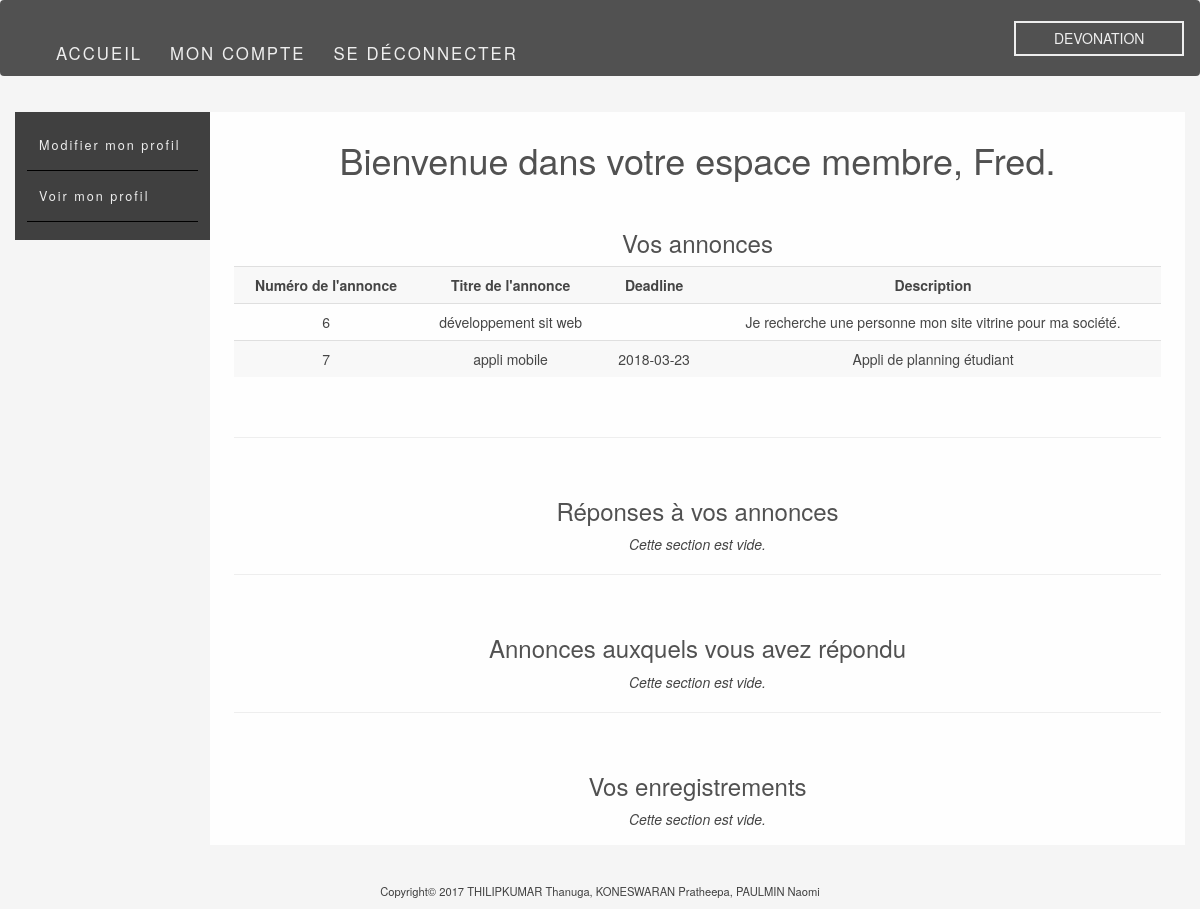
/page_membre.php (signed in), run on an earlier commit of the app's database.
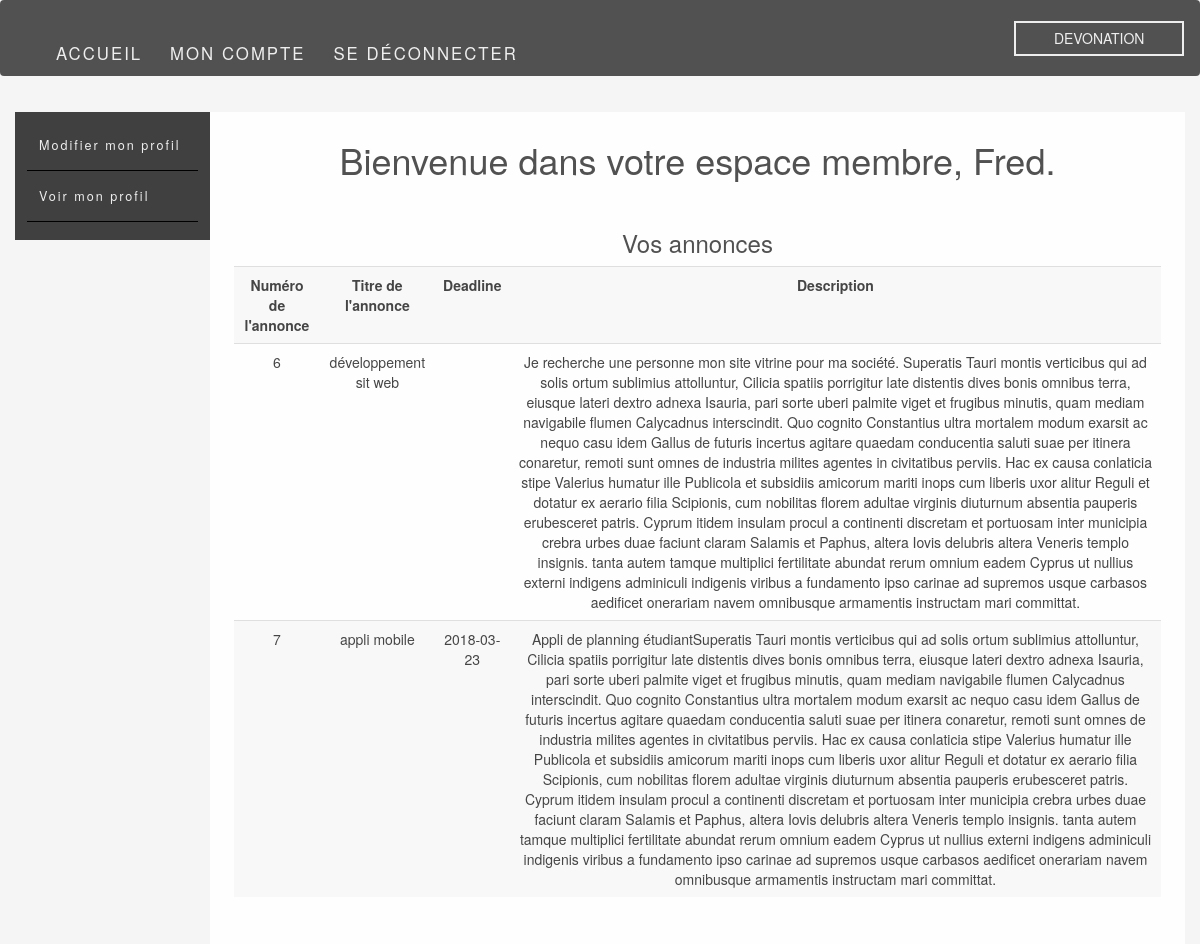
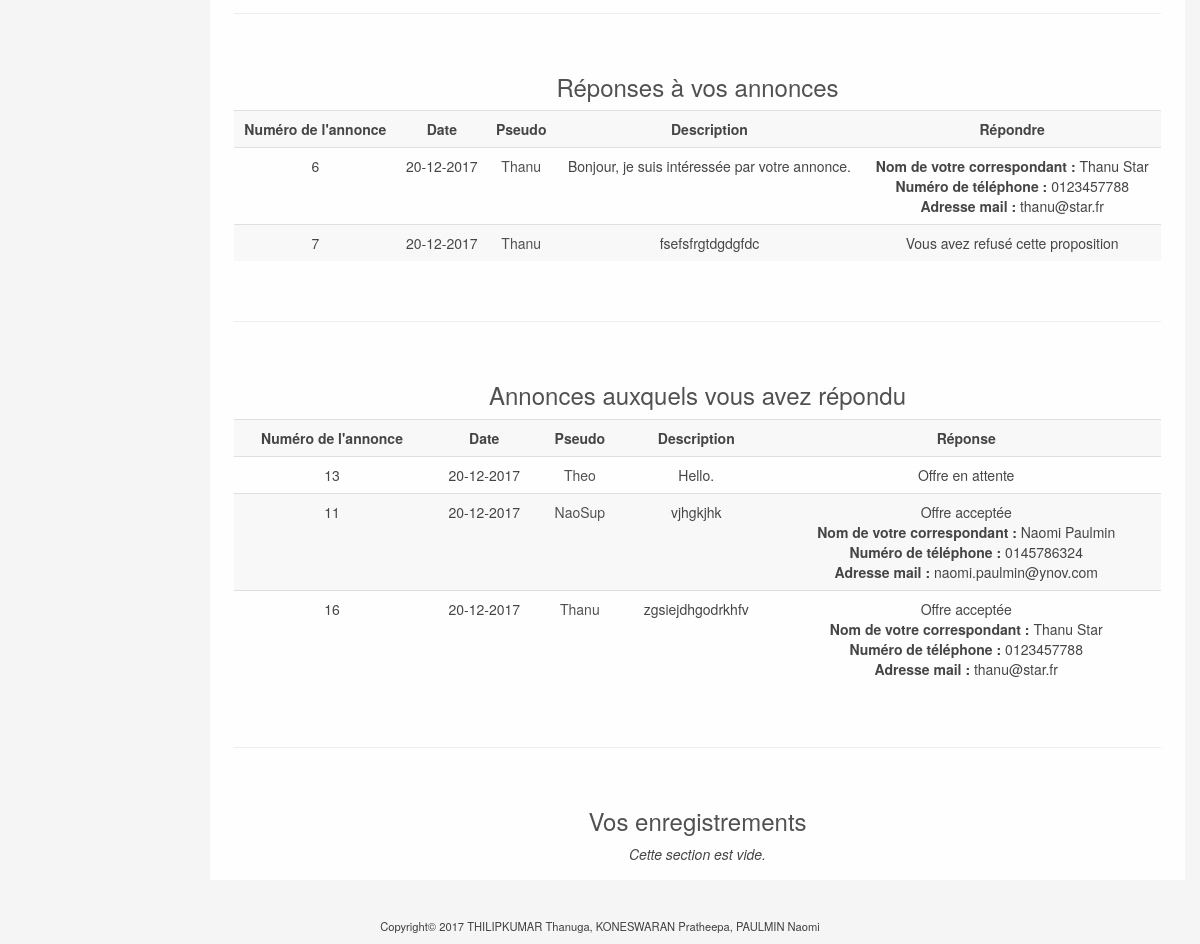
And on a later commit of the database (2 pictures, top to bottom).
### tables this page shows
CREATE TABLE IF NOT EXISTS `user` (
  `id_user` int(11) NOT NULL AUTO_INCREMENT,
  `username` varchar(25) NOT NULL,
  `last_name` varchar(30) NOT NULL,
  `first_name` varchar(30) NOT NULL,
  `mail` varchar(50) NOT NULL,
  `password` varchar(255) NOT NULL,
  `phone` varchar(15) DEFAULT NULL,
  `profile_photo` varchar(255) DEFAULT NULL,
  `description` varchar(500) DEFAULT NULL,
  `github` varchar(255) DEFAULT NULL,
  `linkedin` varchar(255) DEFAULT NULL,
  `perso` varchar(255) DEFAULT NULL,
  PRIMARY KEY (`id_user`),
  UNIQUE KEY `username` (`username`,`mail`)
);

CREATE TABLE IF NOT EXISTS `ad` (
  `id_ad` int(11) NOT NULL AUTO_INCREMENT,
  `title` varchar(50) NOT NULL,
  `ad_date` datetime NOT NULL,
  `deadline` date DEFAULT NULL,
  `description` text,
  `id_user` int(11) NOT NULL,
  PRIMARY KEY (`id_ad`),
  KEY `FK_ad_id_user` (`id_user`)
);

CREATE TABLE IF NOT EXISTS `response` (
  `id_response` int(11) NOT NULL AUTO_INCREMENT,
  `date_response` date NOT NULL,
  `response` text NOT NULL,
  `id_client` int(11) NOT NULL,
  `id_dev` int(11) NOT NULL,
  `id_ad` int(11) NOT NULL,
  `accepted` varchar(5) DEFAULT NULL,
  `comments` text,
  PRIMARY KEY (`id_response`)
);

### page_membre.php (the view, shortened to what this page needs)
<!doctype html>
<html lang="fr">
<head>
    <link rel="stylesheet" href="https://maxcdn.bootstrapcdn.com/bootstrap/3.3.7/css/bootstrap.min.css"
>
    <link rel="stylesheet" href="./CSS/header.css">
</head>
<body>
<?php require('includes/header.php');
$id = $_SESSION['id'];
$req = $db->query("SELECT * FROM user WHERE id_user = $id");
$user = $req->fetch();
?>
<div class="container">
    <div class="row">
        <div class="menu_membre col-xs-2 col-sm-2 col-md-2 col-lg-2">
            <ul>
                <li><a href="modification.php">Modifier mon profil</a></li>
                <li><a href="./profil/profil_infos_utilisateur.php?id_user=<?php echo $id; ?>">Voir mon profil</a></li>
            </ul>
        </div>
        <div class="ads content_membre col-xs-10 col-sm-10 col-md-10 col-lg-10">
            <h1>Bienvenue dans votre espace membre,
                <?php
                echo $user['first_name'] . ".";
                ?>
            </h1>
            <br>
            <h3>Vos annonces</h3>
            <?php
            $req = $db->query("SELECT * FROM ad WHERE id_user = $id");
            $ads = $req->fetchAll();
            if (!empty($ads)) {
                ?>
                <table class="table table-striped table-hover">
                    <tr>
                        <td><b>Numéro de l'annonce</b></td>
                        <td><b>Titre de l'annonce</b></td>
                        <td><b>Deadline</b></td>
                        <td><b>Description</b></td>
                    </tr>
                    <?php
                    foreach ($ads as $ad) {
                        ?>
                        <tr>
                            <td>
                                <?php echo $ad['id_ad']; ?>
                            </td>
                            <td>
                                <?php echo $ad['title']; ?>
                            </td>
                            <td>
                                <?php
                                if (isset($ad['deadline'])) {
                                    echo $ad['deadline'];
                                }
                                ?>
                            </td>
                            <td>
                                <?php echo $ad['description']; ?>
                            </td>
                        </tr>
                        <?php
                    }
                    ?>
                </table>
                <?php
            } else {
                ?>
                <tr>
                    <i>Cette section est vide.</i>
                </tr>
                <?php
            }
            ?>
            <br>
            <HR size=2 align=center width="100%">
            <br>
            <h3>Réponses à vos annonces</h3>
            <?php
            $req = $db->query("SELECT * FROM response WHERE id_client = $id");
            $res = $req->fetchAll();
            if (!empty($res)) {
                ?>
                <table class="table table-striped table-hover">
                    <tr>
                        <td><b>Numéro de l'annonce</b></td>
                        <td><b>Date</b></td>
                        <td><b>Pseudo</b></td>
                        <td><b>Description</b></td>
                        <td><b>Répondre</b></td>
                    </tr>
                    <?php
                    foreach ($res as $re) {
                        $id_dev = $re['id_dev'];
                        $req = $db->query("SELECT * FROM user WHERE id_user = $id_dev");
                        $user = $req->fetch();
                        ?>
                        <tr>
                            <td>
                                <?php echo $re['id_ad']; ?>
                            </td>
                            <td>
                                <?php
                                $array = explode(" ", $re['date_response']);
                                $date = explode("-",$array[0]);
                                $new_date = "$date[2]-$date[1]-$date[0]";
                                echo $new_date;
                                ?>
                            </td>
                            <td>
                                <a href="Profil/profil_infos_utilisateur.php?id_user=<?php echo $ad['id_user']?>" class="dark_link">
                                    <?php echo $user['username']; ?>
                                </a>
                            </td>
                            <td>
                                <?php echo $re['response']; ?>
                            </td>
                            <td>
                                <?php
                                if (!$re['accepted']) {
                                    $_SESSION['id_ad'] = $re['id_ad'];
                                    ?>
                                    <a href="form_accept.php">Répondre</a>
                                    <?php
                                } elseif ($re['accepted'] == 'true') {
                                    echo "<b>Nom de votre correspondant : </b>" . $user['first_name'] . " " . $user['last_name'] . "<br>";
                                    echo "<b>Numéro de téléphone : </b>" . $user['phone'] . "<br>";
                                    echo "<b>Adresse mail :</b> " . $user['mail'];
                                } else {
                                    echo "Vous avez refusé cette proposition";
                                }
                                ?>
                            </td>
                        </tr>
                        <?php
                    }
                    ?>
                </table>
                <?php
            } else {
                ?>
                <i>Cette section est vide.</i>
                <?php
            }
            ?>
            <br>
            <HR size=2 align=center width="100%">
            <br>
            <h3>Annonces auxquels vous avez répondu</h3>
            <?php
            $req = $db->query("SELECT * FROM response WHERE id_dev = $id");
            $res = $req->fetchAll();
            if (!empty($res)) {
                ?>
                <table class="table table-striped table-hover">
                    <tr>
                        <td><b>Numéro de l'annonce</b></td>
                        <td><b>Date</b></td>
                        <td><b>Pseudo</b></td>
                        <td><b>Description</b></td>
                        <td><b>Réponse</b></td>
                    </tr>
                    <?php
                    foreach ($res as $re) {
                        $id_client = $re['id_client'];
                        $req = $db->query("SELECT * FROM user WHERE id_user = $id_client");
                        $user = $req->fetch();
                        ?>
                        <tr>
                            <td>
                                <?php echo $re['id_ad']; ?>
                            </td>
                            <td>
                                <?php
                                $array = explode(" ", $re['date_response']);
                                $date = explode("-",$array[0]);
                                $new_date = "$date[2]-$date[1]-$date[0]";
                                echo $new_date;
                                ?>
                            </td>
                            <td>
                                <a href="Profil/profil_infos_utilisateur.php?id_user=<?php echo $ad['id_user']?>" class="dark_link">
                                    <?php echo $user['username']; ?>
                                </a>
                            </td>
                            <td>
                                <?php echo $re['response']; ?>
                            </td>
                            <td>
                                <?php
                                if ($re['accepted'] == 'true') {
                                    echo "Offre acceptée" . "<br>";
                                    echo "<b>Nom de votre correspondant : </b>" . $user['first_name'] . " " . $user['last_name'] . "<br>";
                                    echo "<b>Numéro de téléphone : </b>" . $user['phone'] . "<br>";
                                    echo "<b>Adresse mail :</b> " . $user['mail'];
                                } else {
                                    echo "Offre en attente";
                                }
                                ?>
                            </td>
                        </tr>
                        <?php
                    }
                    ?>
                </table>
                <?php
            } else {
                ?>
                <i>Cette section est vide.</i>
                <?php
            }
            ?>
            <br>
            <HR size=2 align=center width="100%">
            <br>
            <h3>Vos enregistrements</h3>
            <?php
            $req = $db->query("SELECT * FROM save WHERE id_user = $id");
            $res = $req->fetchAll();
            if (!empty($res)) {
                ?>
                <table class="table table-striped table-hover">
                    <tr class="entete">
                        <td><b>Numéro de l'annonce</b></td>
                        <td><b>Utilisateur</b></td>
                        <td><b>Titre de l'annonce</b></td>
                        <td><b>Date de mise en ligne</b></td>
                    </tr>
                    <?php
                    $req = $db->query("SELECT * FROM save WHERE id_user = $id");
                    $saves = $req->fetchAll();
                    foreach ($saves as $save) {
                        $id_ad = $save['id_ad'];
                        $req = $db->query("SELECT * FROM ad WHERE id_ad = $id_ad");
                        $ad = $req->fetch();
                        $id_user = $ad['id_user'];
                        $req2 = $db->query("SELECT * FROM user WHERE id_user = $id_user");
                        $user = $req2->fetch();
                        ?>
                        <tr>
                            <td>
                                <?php echo $ad['id_ad']; ?>
                            </td>
                            <td>
                                <a href="Profil/profil_infos_utilisateur.php?id_user=<?php echo $ad['id_user']?>" class="dark_link">
                                    <?php echo $user['username']; ?>
                                </a>
                            </td>
                            <td>
                                <a href="annonce.php?id_ad=<?php echo $ad['id_ad']?>" class="dark_link">
                                    <?php echo $ad['title']; ?>
                                </a>
                            </td>
                            <td>
                                <?php
                                if (isset($ad['ad_date'])) {
                                    $array = explode(" ", $ad['ad_date']);
                                    $date = explode("-",$array[0]);
                                    $new_date = "$date[2]-$date[1]-$date[0]";
                                    echo $new_date;
                                }
                                ?>
                            </td>
                        </tr>
                        <?php
                    }
                    ?>
                </table>
                <?php
            } else {
                ?>
                <i>Cette section est vide.</i>
                <?php
            }
            ?>
        </div>
    </div>
</div>

### includes/header.php (shortened to what this page needs)
<nav class="navbar">
    <div class="link col-xs-9 col-sm-9 col-md-10 col-lg-10">
        <ul>
            <li><a href="index.php">Accueil</a></li>
            <li>
                <?php
                if (isset($_SESSION['id'])) {
                    ?>
                    <a href="page_membre.php">Mon Compte</a>
                    <?php
                } else {
                    ?>
                    <a href="inscription.php">S'inscrire</a>
                    <?php
                }
                ?>
            </li>
            <li>
                <?php
                if (isset($_SESSION['id'])) {
                    ?>
                    <a href="deconnexion.php">Se déconnecter</a>
                    <?php
                } else {
                    ?>
                    <a href="connexion.php">Se connecter</a>
                    <?php
                }
                ?>
            </li>
        </ul>
    </div>
    <div class="title col-xs-3 col-sm-3 col-md-2 col-lg-2">
        <h3>DEVONATION</h3>
    </div>
</nav>

### CSS/header.css (style rules this page uses)
html { min-height: 100%; }
body { position: relative; background-color: #f5f5f5; }
h1, h2, h3, h4, h5, h6, p, a, label { color: #404040; }
.navbar { position: fixed; width: 100%; background: #404040; margin-top: 0; opacity: 0.9; z-index: 2; color: #eeeeee; }
.title h3 { color: #eeeeee; border: solid 2px #eeeeee; font-size: 1em; text-align: center; padding: 1vh 1vw; }
.link { margin-top: 5vh; }
.link li { list-style-type: none; display: inline-block; text-transform: uppercase; letter-spacing: 2px; padding-right: 2vw; }
.navbar a { text-decoration: none; color: #eeeeee; font-size: 1.2em; }
.ads { background: #ffffff; border-radius: 8px; padding: 1vh 2vw 2vh; opacity: 0.9; margin-bottom: 8vh; }
.ads a { color: #404040; }
.ads h3, .entete { text-align: center; }
.menu_membre, .content_membre { margin-top: 14vh; }
.menu_membre { background: #404040; font-size: 0.9em; padding: 1vh 1vw; }
.menu_membre ul { padding-left: 0; }
.menu_membre li { list-style-type: none; display: block; padding: 2vh 0 2vh 1vw; border-bottom: 1px solid black; }
.menu_membre a { color: #eeeeee; }
.content_membre { text-align: center; border-radius: 0; }
.content_membre a { color: #404040; }
.form label,.form h3, .btn, li { letter-spacing: 2px; }
.footer { position: absolute; font-size: 0.8em; color: #eeeeee; bottom: 0; text-align: center; width:100%; }

What changed in the data, as far as the page shows it:
changed ad "développement sit web": description "Je recherche une personne mon site vitrine pour ma société." → "…vitrine pour ma société. Superatis Tauri montis verticibus qui ad solis ortum sublimius attolluntur, Cilicia spatiis porrigitur late distentis dives bonis omnibus terra, eiusque lateri dextro adnexa Isauria, pari sorte uberi palmite viget et frugibus minutis, quam mediam navigabile flumen Calycadnus interscindit. Quo cognito Constantius ultra mortalem modum exarsit ac nequo casu idem Gallus de futuris incertus agitare quaedam conducentia saluti suae per itinera conaretur, remoti sunt omnes de industria milites agentes in civitatibus perviis. Hac ex causa conlaticia stipe Valerius humatur ille Publicola et subsidiis amicorum mariti inops cum liberis uxor alitur Reguli et dotatur ex aerario…"
changed ad "appli mobile": description "Appli de planning étudiant" → "Appli de planning étudiantSuperatis Tauri montis verticibus qui ad solis ortum sublimius attolluntur, Cilicia spatiis porrigitur late distentis dives bonis omnibus terra, eiusque lateri dextro adnexa Isauria, pari sorte uberi palmite viget et frugibus minutis, quam mediam navigabile flumen Calycadnus interscindit. Quo cognito Constantius ultra mortalem modum exarsit ac nequo casu idem Gallus de futuris incertus agitare quaedam conducentia saluti suae per itinera conaretur, remoti sunt omnes de industria milites agentes in civitatibus perviis. Hac ex causa conlaticia stipe Valerius humatur ille Publicola et subsidiis amicorum mariti inops cum liberis uxor alitur Reguli et dotatur ex aerario…"
added response: id_ad "6", date_response "20-12-2017", user.username "Thanu", response "Bonjour, je suis intéressée par votre annonce.", user.first_name "Thanu", user.last_name "Star", user.phone "0123457788", user.mail "thanu@star.fr", shown under "Réponses à vos annonces"
added response: id_ad "7", date_response "20-12-2017", user.username "Thanu", response "fsefsfrgtdgdgfdc", accepted "Vous avez refusé cette proposition", shown under "Réponses à vos annonces"
added response: id_ad "13", date_response "20-12-2017", user.username "Theo", response "Hello.", shows "Offre en attente", shown under "Annonces auxquels vous avez répondu"
added response: id_ad "11", date_response "20-12-2017", user.username "NaoSup", response "vjhgkjhk", user.first_name "Naomi", user.last_name "Paulmin", user.phone "0145786324", user.mail "naomi.paulmin@ynov.com", shown under "Annonces auxquels vous avez répondu"
added response: id_ad "16", date_response "20-12-2017", user.username "Thanu", response "zgsiejdhgodrkhfv", user.first_name "Thanu", user.last_name "Star", user.phone "0123457788", user.mail "thanu@star.fr", shown under "Annonces auxquels vous avez répondu"
Also different on the page:
text no longer shown: "Cette section est vide. Cette section est vide."
text now shown: "Numéro de l'annonce Date Pseudo Description Répondre Numéro de l'annonce Date Pseudo Description Réponse"
